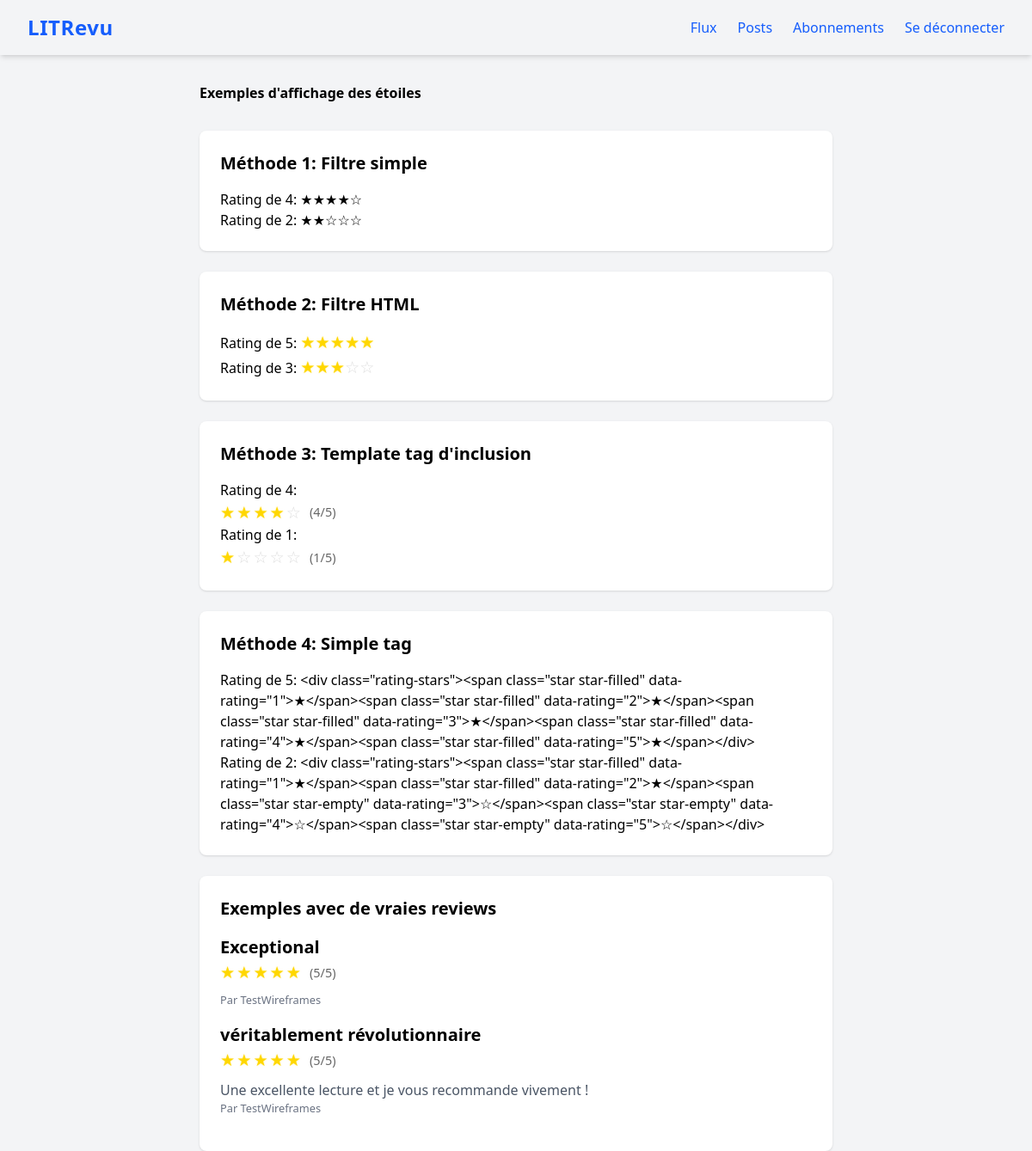
Page /stars-demo/ (signed in) on the committed database.
### review/models.py (models this page shows, shortened)
class Review(models.Model):
    ticket = models.ForeignKey(
        to=Ticket,
        related_name="reviews",
        on_delete=models.CASCADE
    )
    rating = models.IntegerField(
        validators=[MinValueValidator(0), MaxValueValidator(5)])
    headline = models.CharField(max_length=128)
    body = models.CharField(max_length=8192, blank=True)
    user = models.ForeignKey(
        to=settings.AUTH_USER_MODEL, on_delete=models.CASCADE)
    created = models.DateTimeField(auto_now_add=True)

### authentication/models.py (models this page shows)
class User(AbstractUser):
    follows = models.ManyToManyField(
        'self',
        symmetrical=False,
        verbose_name='suit'
    )

### review/views.py (the view)
# urls.py: path('stars-demo/', review.views.stars_demo, name='stars-demo'),
@login_required
def stars_demo(request):
    reviews = models.Review.objects.select_related('user', 'ticket')[:5]
    return render(request, 'review/stars_demo.html', {
        'reviews': reviews
    })

### review/templatetags/review_extras.py (called while the page is built)
@register.filter
def stars(rating):
    if rating is None:
        return ""
    rating = int(rating)
    full_stars = "★" * rating
    empty_stars = "☆" * (5 - rating)
    return full_stars + empty_stars

@register.filter
def stars_html(rating):
    if rating is None:
        return ""
    rating = int(rating)
    stars_html = ""
    for i in range(1, 6):
        if i <= rating:
            stars_html += '<span class="star filled">★</span>'
        else:
            stars_html += '<span class="star empty">☆</span>'
    return stars_html

@register.inclusion_tag('review/_stars.html')
def display_stars(rating):
    return {'rating': rating}

@register.simple_tag
def rating_stars(rating, max_rating=5):
    if rating is None:
        rating = 0
    rating = min(max(int(rating), 0), max_rating)
    html = '<div class="rating-stars">'
    for i in range(1, max_rating + 1):
        if i <= rating:
            html += (f'<span class="star star-filled" '
                     f'data-rating="{i}">★</span>')
        else:
            html += (f'<span class="star star-empty" '
                     f'data-rating="{i}">☆</span>')
    html += '</div>'
    return html

### review/templates/review/stars_demo.html (shortened to what this page needs)
{% extends 'base.html' %}
{% load review_extras %}
{% load static %}
{% block extra_css %}
<link rel="stylesheet" href="{% static 'review/css/styles.css' %}">
{% endblock %}
{% block content %}
<div class="container mx-auto px-4 py-8">
    <h1 class="text-3xl font-bold mb-8">Exemples d'affichage des étoiles</h1>
    <div class="grid gap-6">
        <div class="bg-white p-6 rounded-lg shadow">
            <h2 class="text-xl font-semibold mb-4">Méthode 1: Filtre simple</h2>
            <p>Rating de 4: {{ 4|stars }}</p>
            <p>Rating de 2: {{ 2|stars }}</p>
        </div>
        <div class="bg-white p-6 rounded-lg shadow">
            <h2 class="text-xl font-semibold mb-4">Méthode 2: Filtre HTML</h2>
            <p>Rating de 5: {{ 5|stars_html|safe }}</p>
            <p>Rating de 3: {{ 3|stars_html|safe }}</p>
        </div>
        <div class="bg-white p-6 rounded-lg shadow">
            <h2 class="text-xl font-semibold mb-4">Méthode 3: Template tag d'inclusion</h2>
            <p>Rating de 4: {% display_stars 4 %}</p>
            <p>Rating de 1: {% display_stars 1 %}</p>
        </div>
        <div class="bg-white p-6 rounded-lg shadow">
            <h2 class="text-xl font-semibold mb-4">Méthode 4: Simple tag</h2>
            <p>Rating de 5: {% rating_stars 5 %}</p>
            <p>Rating de 2: {% rating_stars 2 %}</p>
        </div>
        {% if reviews %}
        <div class="bg-white p-6 rounded-lg shadow">
            <h2 class="text-xl font-semibold mb-4">Exemples avec de vraies reviews</h2>
            {% for review in reviews %}
            <div class="border-b pb-4 mb-4">
                <h3 class="font-bold">{{ review.headline }}</h3>
                {% display_stars review.rating %}
                <p class="text-gray-600 mt-2">{{ review.body|truncatewords:20 }}</p>
                <small class="text-gray-500">Par {{ review.user.username }}</small>
            </div>
            {% endfor %}
        </div>
        {% endif %}
    </div>
</div>
{% endblock %}

### review/templates/review/_stars.html
<div class="rating-display">
    {% for i in "12345" %}
        {% if forloop.counter <= rating %}
            <span class="star filled">★</span>
        {% else %}
            <span class="star empty">☆</span>
        {% endif %}
    {% endfor %}
    <span class="rating-text">({{ rating }}/5)</span>
</div>

### review/static/review/css/styles.css (style rules this page uses)
.rating-display { display: inline-flex; align-items: center; gap: 2px; }
h3 { font-size: 1.25rem !important; font-weight: 700 !important; }
.star { font-size: 1.2em; cursor: default; transition: color 0.2s ease; }
.star.filled, .star.star-filled { color: #ffd700; text-shadow: 0 0 2px rgba(255, 215, 0, 0.5); }
.star.empty, .star.star-empty { color: #ddd; }
.rating-text { margin-left: 8px; font-size: 0.9em; color: #666; }

### rows in the picture
Review: headline "Exceptional", rating "5", user.username "TestWireframes"
Review: headline "véritablement révolutionnaire", rating "5", body "Une excellente lecture et je vous recommande vivement !", user.username "TestWireframes"

### other values in the picture
{{ 4|stars }} "★★★★☆"
{{ 2|stars }} "★★☆☆☆"
{{ 5|stars_html|safe }} "★ ★ ★ ★ ★"
{{ 3|stars_html|safe }} "★ ★ ★ ☆ ☆"
{{ rating }} "4 1"
